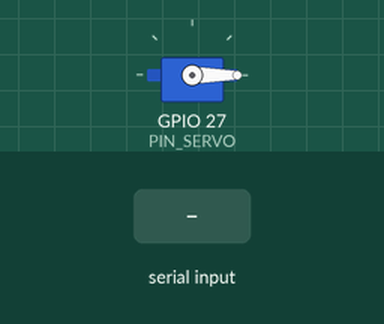
This sketch was run on a simulated ESP32. Parts: servo. The test bench sets the inputs (shaded band). What the sketch prints to the serial monitor is not drawn.

Above: at 2.2 s.
2.3 s: "2\n" received over Serial
At 4.4 s:
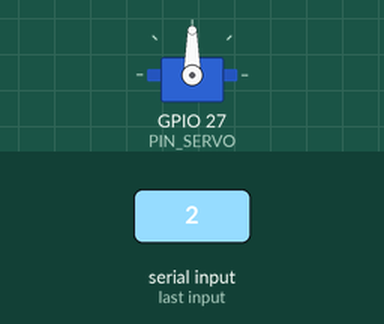
4.8 s: "3\n" received over Serial
At 6.4 s:
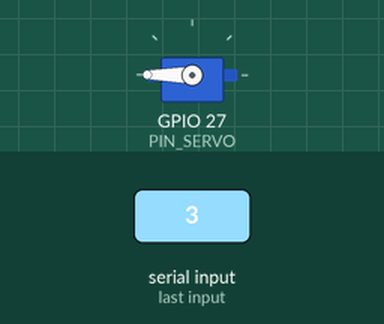
7.4 s: "1\n" received over Serial
At 7.86 s:
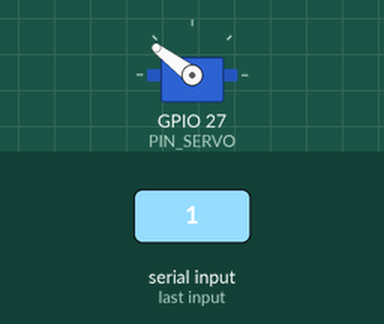
10.4 s: "S\n" received over Serial
At 11.37 s:
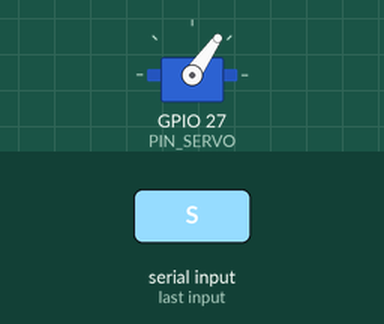
Timing chart, 0 to 14.4 s (numbered marks = the images above; inputs shaded):
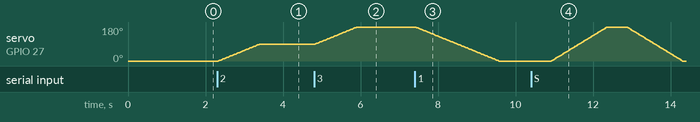

Measured:
- after the input at 2.3 s, servo on GPIO 27 (PIN_SERVO): moves from 0° to 90° over 1.1 s, starting at once
- after the input at 4.8 s, servo on GPIO 27 (PIN_SERVO): moves from 90° to 180° over 1.1 s, starting at once
- after the input at 7.4 s, servo on GPIO 27 (PIN_SERVO): moves from 180° to 0° over 2.1 s, starting at once
- after the input at 10.4 s, servo on GPIO 27 (PIN_SERVO): rises from 0° to 180° in 1.4 s, then falls to 0° in 1.9 s

The sketch:

test_servo_sg90.ino
```cpp
/**
 * ============================================================================
 * CHƯƠNG TRÌNH KIỂM THỬ & CÂN CHỈNH GÓC QUAY SERVO SG90 (VAN XẢ NƯỚC)
 * Dự án: FloodGuard - Trạm Cảnh Báo & Thoát Lũ Tự Động
 * Tệp: test_servo_sg90.ino (Nằm trong thư mục main)
 * ============================================================================
 *
 * 1. SƠ ĐỒ ĐẤU DÂY SERVO SG90 VỚI ESP32:
 *    - Dây NÂU (hoặc ĐEN)  ──► Chân GND của ESP32 (hoặc GND nguồn ngoài)
 *    - Dây ĐỎ              ──► Chân 5V / VIN của ESP32 (LƯU Ý: KHÔNG cắm vào 3.3V)
 *    - Dây CAM (hoặc VÀNG) ──► Chân GPIO 27 (Chân PWM điều khiển van)
 *
 * 2. VÌ SAO SERVO QUAY KHÔNG ĐÚNG HƯỚNG?
 *    Hiện tượng servo không quay đúng hướng khi gắn vào mô hình thường do 2 nguyên nhân:
 *    - Nguyên nhân A (Lắp cánh tay sai mốc 0° - Phổ biến nhất 90%):
 *      Khi mua về hoặc khi chưa cấp điện, cốt răng servo đang nằm ở góc ngẫu nhiên.
 *      Nếu bạn lắp cánh tay nhựa vào trước rồi mới cấp điện, servo sẽ bị giật và quay
 *      sai hoàn toàn cung chuyển động cơ học (có thể đập vào thành bể hoặc không đóng kín).
 *    - Nguyên nhân B (Chiều cơ học bị nghịch do vị trí đặt servo):
 *      Tùy theo việc bạn đặt servo bên trái hay bên phải máng xả lũ, van nâng lên hay kéo xuống:
 *      + Chiều Thuận (Mặc định):  0° = Đóng kín (0%),  90° = Nửa (50%), 180° = Mở toang (100%)
 *      + Chiều Nghịch (Đảo chiều): 180° = Đóng kín (0%), 90° = Nửa (50%), 0° = Mở toang (100%)
 *
 * 3. HƯỚNG DẪN 4 BƯỚC CÂN CHỈNH & LẮP RÁP CÁNH TAY SERVO CHUẨN:
 *    - Bước 1: Nạp code này vào ESP32 và mở Serial Monitor (tốc độ 115200).
 *    - Bước 2: THÁO CÁNH TAY NHỰA RA KHỎI TRỤC SERVO (để trục quay tự do).
 *    - Bước 3: Gõ lệnh "0" trên Serial Monitor (hoặc chọn phím 1).
 *              Servo sẽ quay cốt răng về đúng vị trí mốc 0° điện tử cố định.
 *    - Bước 4: Giữ nguyên nguồn điện, lúc này cầm cánh tay nhựa ướm vào trục sao cho
 *              cánh van NẰM Ở TRẠNG THÁI ĐÓNG KÍN CỬA XẢ, rồi ấn chặt và vặn ốc định vị!
 *              (Nếu mô hình của bạn cần góc 180° là đóng, xem mục đảo chiều bên dưới).
 * ============================================================================
 */

#include <Arduino.h>
#include <ESP32Servo.h>

#define PIN_SERVO 27 // Chân PWM điều khiển van xả nước

Servo valveServo;

// ==========================================
// CẤU HÌNH CHIỀU QUAY CƠ HỌC (THUẬN HOẶC NGHỊCH)
// ==========================================
// Nếu lắp thực tế thấy góc mở bị ngược (báo mở 100% mà cửa lại đóng kín):
// Hãy đổi giá trị này thành true:
bool REVERSE_DIRECTION = false;

// Trạng thái vận hành
int currentAngle = 0;
bool isManualMode = false; // Mặc định chạy demo tự động; gõ Serial để can thiệp thủ công

// ==========================================
// HÀM CHUYỂN ĐỔI GÓC THEO CHIỀU CƠ HỌC
// ==========================================
int mapMechanicalAngle(int logicalAngle) {
  // Ràng buộc góc trong phạm vi 0 - 180
  logicalAngle = constrain(logicalAngle, 0, 180);

  if (REVERSE_DIRECTION) {
    return 180 - logicalAngle; // Đảo chiều quay: 0° thành 180°, 180° thành 0°
  } else {
    return logicalAngle;       // Chiều thuận chuẩn
  }
}

// ==========================================
// HÀM QUAY SERVO MƯỢT MÀ (TRÁNH GIẬT HỎNG NHÔNG)
// ==========================================
void moveServoSmooth(int targetLogicalAngle, int stepDelayMs = 12) {
  int targetPhys = mapMechanicalAngle(targetLogicalAngle);
  int startPhys  = mapMechanicalAngle(currentAngle);

  Serial.printf(">> Chuyen van tu %d do sang %d do (Vat ly: %d -> %d)... ",
                currentAngle, targetLogicalAngle, startPhys, targetPhys);

  if (startPhys < targetPhys) {
    for (int pos = startPhys; pos <= targetPhys; pos++) {
      valveServo.write(pos);
      delay(stepDelayMs);
    }
  } else {
    for (int pos = startPhys; pos >= targetPhys; pos--) {
      valveServo.write(pos);
      delay(stepDelayMs);
    }
  }
  currentAngle = targetLogicalAngle;
  Serial.println("XONG!");
}

// In menu điều khiển ra Serial Monitor
void printMenu() {
  Serial.println("\n========================================================");
  Serial.println("  FLOODGUARD - TOOL CÂN CHỈNH & TEST SERVO SG90 (GPIO 27) ");
  Serial.println("========================================================");
  Serial.printf(" Chieu quay hien tai: [%s]\n", REVERSE_DIRECTION ? "NGHICH (REVERSED)" : "THUAN (NORMAL)");
  Serial.printf(" Goc van hien tai   : [%d do] (Vat ly: %d do)\n", currentAngle, mapMechanicalAngle(currentAngle));
  Serial.println("--------------------------------------------------------");
  Serial.println(" [1] Van DONG HOAN TOAN  ( 0 do)  - Muc NORMAL / WARNING");
  Serial.println(" [2] Van MO MOT NUA      (90 do)  - Muc DANGER (50%)");
  Serial.println(" [3] Van MO TOANG TOI DA (180 do) - Muc CRITICAL (100%)");
  Serial.println(" [S] Chay quet kiem tra (Sweep 0 -> 180 -> 0 do)");
  Serial.println(" [R] Dao chieu quay Thuan <-> Nghich");
  Serial.println(" [Nhap so 0-180] vi du: 45, 120 de quay goc tuy chon");
  Serial.println("========================================================\n");
}

void setup() {
  Serial.begin(115200);
  delay(1000);

  // 1. Cấu hình cấp phát Timer phần cứng chuẩn cho ESP32
  ESP32PWM::allocateTimer(0);
  ESP32PWM::allocateTimer(1);
  ESP32PWM::allocateTimer(2);
  ESP32PWM::allocateTimer(3);

  // 2. Khởi tạo tần số 50Hz chuẩn của SG90 (chu kỳ 20ms)
  valveServo.setPeriodHertz(50);

  // 3. Gắn servo vào GPIO 27 với dải xung chuẩn 500us - 2400us
  valveServo.attach(PIN_SERVO, 500, 2400);

  // 4. Đưa servo về vị trí 0 độ ban đầu
  int initialPhys = mapMechanicalAngle(0);
  valveServo.write(initialPhys);
  currentAngle = 0;

  printMenu();
  Serial.println(">>> DANG CHAY CHẾ ĐỘ DEMO TU DONG (Moi nac giu 3 giay).");
  Serial.println(">>> Go phim 1, 2, 3 hoac goc bat ky vao Serial de chuyen sang che do can chinh thu cong!\n");
}

void handleSerialCommand() {
  if (!Serial.available()) return;

  String input = Serial.readStringUntil('\n');
  input.trim();
  if (input.length() == 0) return;

  isManualMode = true; // Chuyển sang can thiệp thủ công

  if (input.equalsIgnoreCase("1")) {
    Serial.println("\n[LENH 1] Dua van ve DONG KIN (0 do)");
    moveServoSmooth(0);
  } else if (input.equalsIgnoreCase("2")) {
    Serial.println("\n[LENH 2] Dua van MO 50% (90 do)");
    moveServoSmooth(90);
  } else if (input.equalsIgnoreCase("3")) {
    Serial.println("\n[LENH 3] Dua van MO TOANG 100% (180 do)");
    moveServoSmooth(180);
  } else if (input.equalsIgnoreCase("R")) {
    REVERSE_DIRECTION = !REVERSE_DIRECTION;
    Serial.printf("\n[LENH R] Da dao chieu quay thanh: [%s]\n",
                  REVERSE_DIRECTION ? "NGHICH (REVERSED)" : "THUAN (NORMAL)");
    // Cập nhật lại vị trí vật lý ngay lập tức
    int newPhys = mapMechanicalAngle(currentAngle);
    valveServo.write(newPhys);
    Serial.printf(">> Goc vat ly moi xuat ra servo: %d do\n", newPhys);
  } else if (input.equalsIgnoreCase("S")) {
    Serial.println("\n[LENH S] Bat dau kiem tra quet toan dai (Sweep)...");
    moveServoSmooth(0, 8);
    delay(500);
    moveServoSmooth(180, 8);
    delay(500);
    moveServoSmooth(0, 8);
    Serial.println(">> Hoan thanh quet toan dai!");
  } else {
    // Kiểm tra xem người dùng có nhập góc số cụ thể không
    int customAngle = input.toInt();
    if (customAngle >= 0 && customAngle <= 180) {
      Serial.printf("\n[LENH TUY CHINH] Quay van den goc %d do\n", customAngle);
      moveServoSmooth(customAngle);
    } else {
      Serial.println("[LOI] Lenh khong hop le! Vui long nhap 1, 2, 3, S, R hoac so tu 0 den 180.");
      printMenu();
    }
  }
}

void loop() {
  // Tiếp nhận và xử lý lệnh từ người dùng qua Serial Monitor
  handleSerialCommand();

  // Nếu người dùng chưa gõ gì thì chạy chu trình tự động minh họa 3 trạng thái
  if (!isManualMode) {
    static unsigned long lastAutoStep = 0;
    static int autoPhase = 0;

    if (millis() - lastAutoStep >= 3500) {
      lastAutoStep = millis();
      if (autoPhase == 0) {
        Serial.println("[AUTO DEMO] -> Mo phong NORMAL / WARNING: Van DONG (0 do)");
        moveServoSmooth(0);
        autoPhase = 1;
      } else if (autoPhase == 1) {
        Serial.println("[AUTO DEMO] -> Mo phong DANGER: Van MO 50% (90 do)");
        moveServoSmooth(90);
        autoPhase = 2;
      } else if (autoPhase == 2) {
        Serial.println("[AUTO DEMO] -> Mo phong CRITICAL: Van MO TOANG (180 do)");
        moveServoSmooth(180);
        autoPhase = 0;
      }
    }
  }

  delay(20);
}
```
